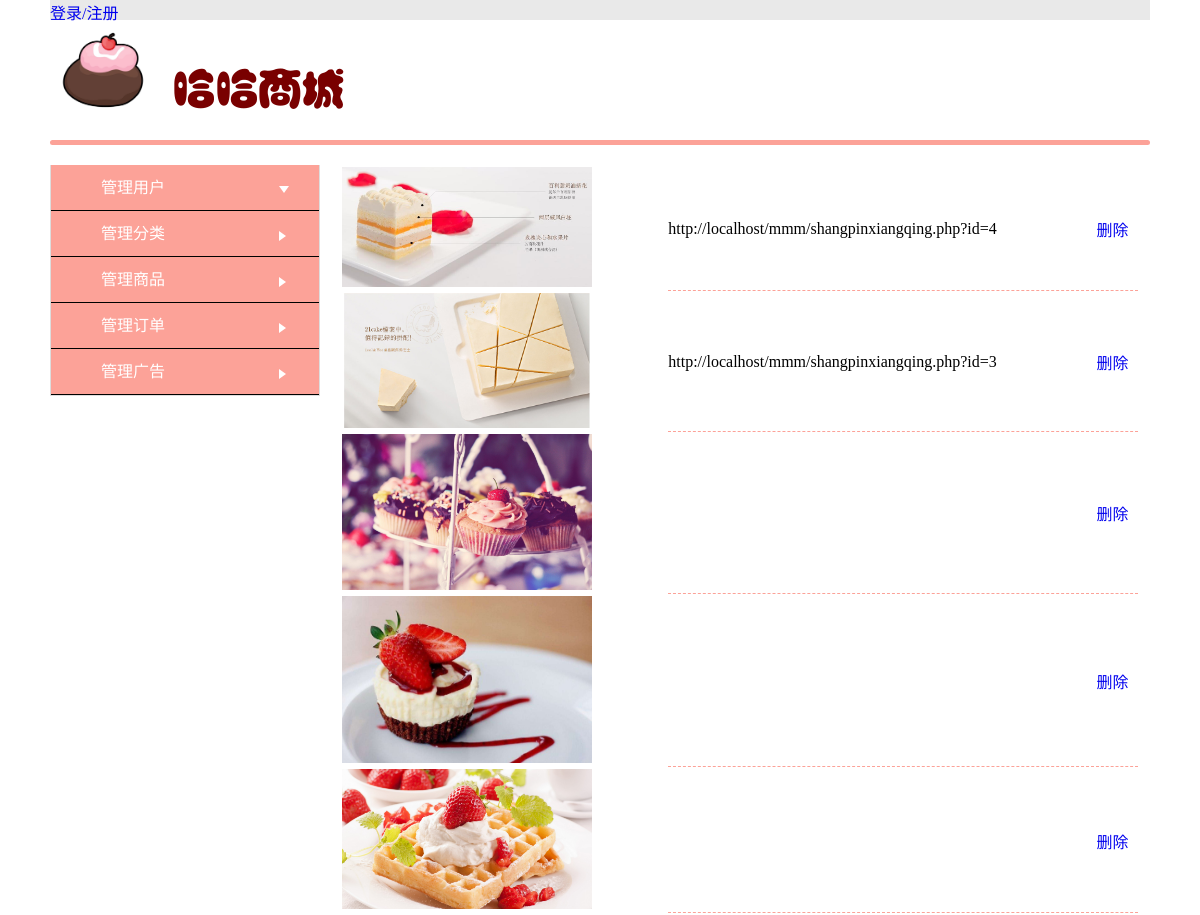
Page /admin.php?action=chakanguanggao on the committed database.
### tables this page shows
CREATE TABLE `guanggao` (
  `id` int(20) NOT NULL COMMENT 'AUTO_INCREMENT',
  `img` varchar(100) NOT NULL,
  `url` varchar(100) DEFAULT NULL
);

### function/guanggao.php (the view, shortened to what this page needs)
<?php
class guanggao{
    function addguanggao(){ ?>
             </script> <?php }
    function show(){
        $net=new net();
$lianjie=$net->lianjie();
        $select="SELECT * FROM `guanggao`";
        $stmt2=$lianjie->query($select);
        echo "<table width='100%'>";
        while(list($id,$img,$url)=$stmt2->fetch(PDO::FETCH_NUM)){
           echo '<tr>';
            echo '<td ><img width="250px" src="upload/guanggao/'.$img.'"></td>';
            echo '<td style="border-bottom: dashed 1px RGB(252,162,152);">'.$url.'</td>';
           echo '<td style="border-bottom: dashed 1px RGB(252,162,152);"><a href="admin.php?action=shanchuguanggao&&id='.$id.'">删除</a></td>';
        }
        echo "</table>";
    }
             { ?><script language="javascript">
             </script> <?php }
}
?>

### rows in the picture
guanggao: img (picture), url "http://localhost/mmm/shangpinxiangqing.php?id=4"
guanggao: img (picture), url "http://localhost/mmm/shangpinxiangqing.php?id=3"
guanggao: img (picture)
guanggao: img (picture)
guanggao: img (picture)
